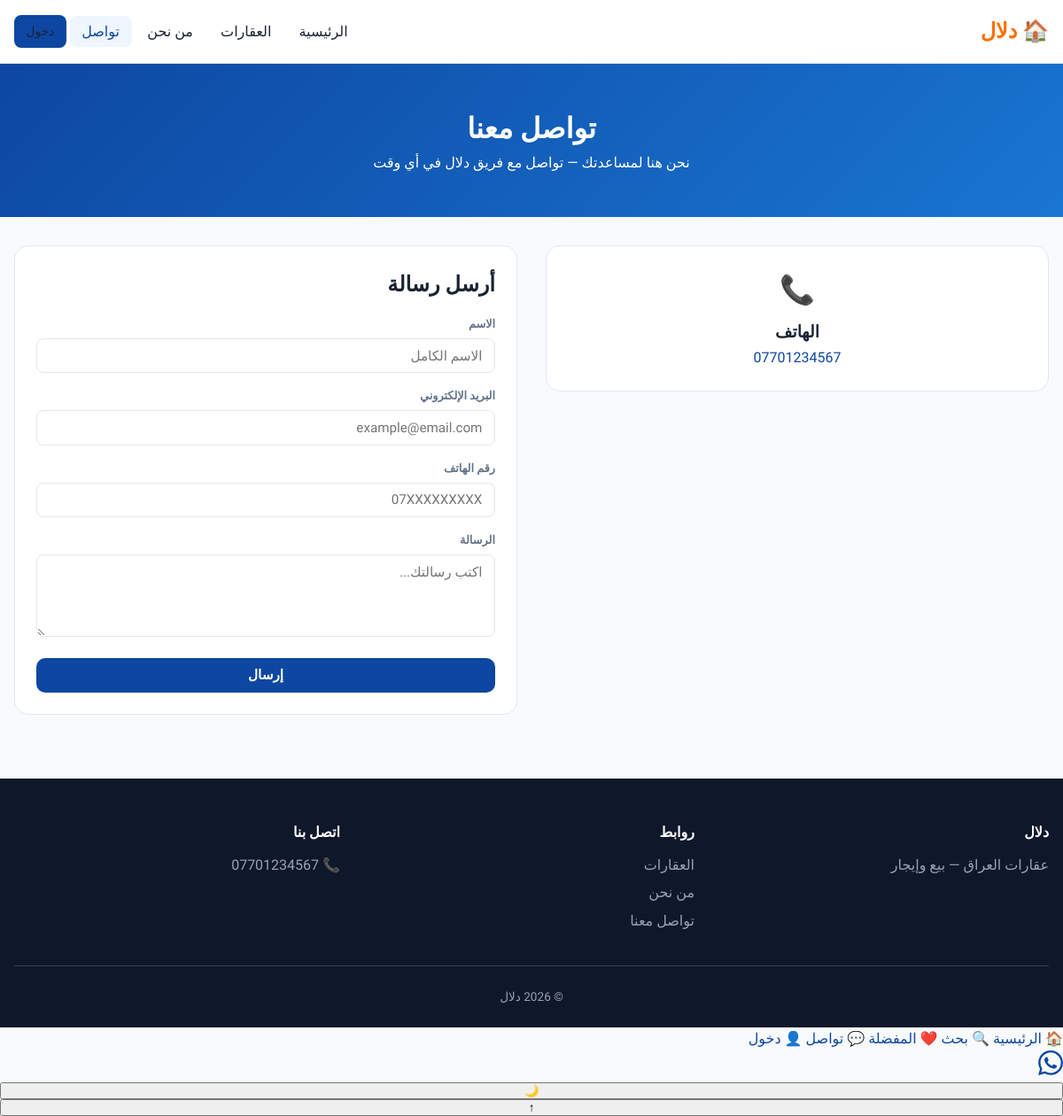
Page /contact/ on the committed database.
### properties/models.py (models this page shows, shortened)
class SiteSettings(models.Model):
    site_name = models.CharField(max_length=100, default='دلال', verbose_name='اسم الموقع')
    tagline = models.CharField(max_length=200, blank=True, verbose_name='الشعار')
    broker_phone = models.CharField(max_length=30, default='07701234567', verbose_name='هاتف التواصل')
    broker_email = models.EmailField(blank=True, verbose_name='البريد')
    broker_address = models.CharField(max_length=300, blank=True, verbose_name='العنوان')
    whatsapp = models.CharField(max_length=30, blank=True, verbose_name='واتساب')
    about_title = models.CharField(max_length=200, default='من نحن', verbose_name='عنوان من نحن')
    about_content = models.TextField(blank=True, verbose_name='محتوى من نحن')
    mission = models.TextField(blank=True, verbose_name='رسالتنا')
    facebook_url = models.URLField(blank=True)
    instagram_url = models.URLField(blank=True)
    meta_description = models.CharField(max_length=300, blank=True, verbose_name='وصف SEO')
    class Meta:
        verbose_name = 'إعدادات الموقع'
        verbose_name_plural = 'إعدادات الموقع'
    @classmethod
    def get_solo(cls):
        obj, _ = cls.objects.get_or_create(pk=1)
        return obj

### properties/views.py (the view)
# urls.py: path('contact/', views.contact_page, name='contact'),
def contact_page(request):
    settings = SiteSettings.get_solo()
    form = MessageForm()
    return render(request, 'properties/contact.html', {
        'settings': settings,
        'form': form,
    })

### properties/forms.py
class MessageForm(forms.ModelForm):
    class Meta:
        model = Message
        fields = ['name', 'email', 'phone', 'message']
        widgets = {
            'message': forms.Textarea(attrs={'rows': 4, 'placeholder': 'اكتب رسالتك...', 'class': 'form-control'}),
            'name': forms.TextInput(attrs={'placeholder': 'الاسم الكامل', 'class': 'form-control'}),
            'email': forms.EmailInput(attrs={'placeholder': 'example@email.com', 'class': 'form-control'}),
            'phone': forms.TextInput(attrs={'placeholder': '07XXXXXXXXX', 'class': 'form-control'}),
        }

### properties/context_processors.py (called while the page is built)
def site_context(request):
    settings = SiteSettings.get_solo()
    return {
        'site_settings': settings,
        'governorates': IRAQ_GOVERNORATES,
        'governorate_cities_json': json.dumps(GOVERNORATE_CITIES, ensure_ascii=False),
    }

### dalal_project.backup/properties/templates/properties/contact.html (shortened to what this page needs)
{% extends 'properties/base.html' %}
{% block content %}
<section class="page-hero">
  <div class="container">
    <h1>تواصل معنا</h1>
    <p>نحن هنا لمساعدتك — تواصل مع فريق دلال في أي وقت</p>
  </div>
</section>
<div class="container contact-grid">
  <div>
    <div class="contact-card" style="margin-bottom:1rem">
      <div class="icon">📞</div>
      <h3>الهاتف</h3>
      <p><a href="tel:{{ settings.broker_phone }}">{{ settings.broker_phone }}</a></p>
    </div>
  </div>
  <div class="form-card">
    <h2 style="margin-bottom:1rem">أرسل رسالة</h2>
    <form method="post" action="{% url 'send_message' %}">
      <div class="form-group" style="margin-bottom:1rem">
        <label>{{ form.name.label }}</label>
        {{ form.name }}
      </div>
      <div class="form-group" style="margin-bottom:1rem">
        <label>{{ form.email.label }}</label>
        {{ form.email }}
      </div>
      <div class="form-group" style="margin-bottom:1rem">
        <label>{{ form.phone.label }}</label>
        {{ form.phone }}
      </div>
      <div class="form-group" style="margin-bottom:1rem">
        <label>{{ form.message.label }}</label>
        {{ form.message }}
      </div>
      <button type="submit" class="btn btn-primary" style="width:100%">إرسال</button>
    </form>
  </div>
</div>
{% endblock %}

### dalal_project.backup/properties/templates/properties/base.html (shortened to what this page needs)
{% load static %}
<!DOCTYPE html>
<html lang="ar" dir="rtl">
<head>
  <link rel="stylesheet" href="{% static 'css/dalal.css' %}">
  <link rel="stylesheet" href="https://unpkg.com/leaflet@1.9.4/dist/leaflet.css">
</head>
<body class="{% block body_class %}{% endblock %}">
  <nav class="navbar">
    <div class="container nav-container">
      <a href="{% url 'home' %}" class="logo">🏠 <span>دلال</span></a>
      <ul class="nav-links">
        <li><a href="{% url 'home' %}" data-nav="home">الرئيسية</a></li>
        <li><a href="{% url 'home' %}#properties" data-nav="properties">العقارات</a></li>
        <li><a href="{% url 'about' %}" data-nav="about">من نحن</a></li>
        <li><a href="{% url 'contact' %}" data-nav="contact">تواصل</a></li>
        {% if user.is_authenticated and user.is_staff %}
          <li><a href="{% url 'dashboard' %}" data-nav="dashboard">لوحة التحكم</a></li>
          <li><a href="{% url 'logout' %}">خروج</a></li>
        {% else %}
          <li class="nav-desktop-only"><a href="{% url 'login' %}" class="btn btn-primary btn-sm">دخول</a></li>
        {% endif %}
      </ul>
    </div>
  </nav>
  <main class="main-content">{% block content %}{% endblock %}</main>
  <footer class="footer">
    <div class="container">
      <div class="footer-grid">
        <div>
          <h4>{{ site_settings.site_name|default:'دلال' }}</h4>
          <p>{{ site_settings.tagline|default:'عقارات العراق — بيع وإيجار' }}</p>
        </div>
        <div>
          <h4>روابط</h4>
          <ul>
            <li><a href="{% url 'home' %}">العقارات</a></li>
            <li><a href="{% url 'about' %}">من نحن</a></li>
            <li><a href="{% url 'contact' %}">تواصل معنا</a></li>
          </ul>
        </div>
        <div>
          <h4>اتصل بنا</h4>
          <ul>
            <li><a href="tel:{{ site_settings.broker_phone }}">📞 {{ site_settings.broker_phone }}</a></li>
          </ul>
        </div>
      </div>
      <div class="footer-bottom">
        <p>© {% now "Y" %} {{ site_settings.site_name|default:'دلال' }}</p>
      </div>
    </div>
  </footer>
  <nav class="mobile-bottom-nav" aria-label="تنقل سريع">
    <a href="{% url 'home' %}" class="bottom-nav-item" data-nav="home">
      <span class="bottom-nav-icon">🏠</span>
      <span>الرئيسية</span>
    </a>
    <a href="{% url 'home' %}#search" class="bottom-nav-item" data-nav="search">
      <span class="bottom-nav-icon">🔍</span>
      <span>بحث</span>
    </a>
    <a href="{% url 'home' %}#favorites" class="bottom-nav-item" data-nav="favorites" id="nav-favorites">
      <span class="bottom-nav-icon">❤️</span>
      <span>المفضلة</span>
    </a>
    <a href="{% url 'contact' %}" class="bottom-nav-item" data-nav="contact">
      <span class="bottom-nav-icon">💬</span>
      <span>تواصل</span>
    </a>
    {% if user.is_authenticated and user.is_staff %}
    <a href="{% url 'dashboard' %}" class="bottom-nav-item" data-nav="dashboard">
      <span class="bottom-nav-icon">⚙️</span>
      <span>الإدارة</span>
    </a>
    {% else %}
    <a href="{% url 'login' %}" class="bottom-nav-item" data-nav="login">
      <span class="bottom-nav-icon">👤</span>
      <span>دخول</span>
    </a>
    {% endif %}
  </nav>
  {% if site_settings.whatsapp or site_settings.broker_phone %}
  <a href="https://wa.me/{{ site_settings.whatsapp|default:site_settings.broker_phone }}" class="fab-whatsapp" target="_blank" rel="noopener" aria-label="واتساب">
  </a>
  {% endif %}
  <button type="button" class="theme-toggle" id="theme-toggle" aria-label="الوضع الليلي">🌙</button>
  <button type="button" class="back-to-top" id="back-to-top" aria-label="أعلى">↑</button>
</body>
</html>

### static/css/dalal.css (style rules this page uses)
:root { --primary: #0d47a1; --primary-dark: #0a3d8f; --primary-light: #1565c0; --accent: #ff6f00; --accent-hover: #e65100; --success: #2e7d32; --danger: #c62828; --warning: #f57c00; --bg: #f8fafc; --bg-card: #ffffff; --text: #1a2332; --text-muted: #64748b; --border: #e2e8f0; --shadow: 0 4px 24px rgba(15, 23, 42, 0.08); --shadow-lg: 0 12px 40px rgba(15, 23, 42, 0.12); --radius: 12px; --radius-lg: 16px; --nav-h: 72px; --transition: 0.2s ease; }
*, *::before, *::after { box-sizing: border-box; margin: 0; padding: 0; }
html { scroll-behavior: smooth; }
body { font-family: 'Tajawal', system-ui, sans-serif; background: var(--bg); color: var(--text); line-height: 1.6; min-height: 100vh; display: flex; flex-direction: column; }
a { color: var(--primary); text-decoration: none; transition: color var(--transition); }
.container { width: min(1200px, 100% - 2rem); margin-inline: auto; }
.navbar { position: sticky; top: 0; z-index: 1000; background: rgba(255, 255, 255, 0.95); backdrop-filter: blur(12px); border-bottom: 1px solid var(--border); height: var(--nav-h); }
.nav-container { display: flex; align-items: center; justify-content: space-between; height: 100%; gap: 1rem; }
.logo { font-size: 1.5rem; font-weight: 800; color: var(--primary); display: flex; align-items: center; gap: 0.35rem; }
.logo span { color: var(--accent); }
.nav-links { display: flex; list-style: none; gap: 0.25rem; align-items: center; }
.nav-links a { color: var(--text); font-weight: 500; padding: 0.5rem 0.85rem; border-radius: 8px; }
.nav-links a:hover, .nav-links a.active { background: #eff6ff; color: var(--primary); }
.btn { display: inline-flex; align-items: center; justify-content: center; gap: 0.4rem; padding: 0.65rem 1.25rem; font-family: inherit; font-size: 0.95rem; font-weight: 600; border: none; border-radius: 10px; cursor: pointer; transition: all var(--transition); text-decoration: none; }
.btn-primary { background: var(--primary); color: #fff; }
.btn-sm { padding: 0.4rem 0.85rem; font-size: 0.85rem; }
.form-group label { display: block; font-size: 0.8rem; font-weight: 600; color: var(--text-muted); margin-bottom: 0.35rem; }
.form-control, select.form-control, input.form-control, textarea.form-control { width: 100%; padding: 0.6rem 0.85rem; border: 1px solid var(--border); border-radius: 8px; font-family: inherit; font-size: 0.95rem; background: #fff; color: var(--text); transition: border-color var(--transition), box-shadow var(--transition); }
.form-card { background: var(--bg-card); padding: 1.5rem; border-radius: var(--radius-lg); border: 1px solid var(--border); margin-bottom: 1.5rem; }
.page-hero { background: linear-gradient(135deg, #0d47a1, #1976d2); color: #fff; padding: 3rem 0; text-align: center; }
.page-hero h1 { font-size: 2rem; font-weight: 800; }
.contact-grid { display: grid; grid-template-columns: 1fr 1fr; gap: 2rem; padding: 2rem 0 3rem; }
.contact-card { background: var(--bg-card); padding: 1.5rem; border-radius: var(--radius-lg); border: 1px solid var(--border); text-align: center; }
.contact-card .icon { font-size: 2rem; margin-bottom: 0.5rem; }
.footer { margin-top: auto; background: #0f172a; color: #94a3b8; padding: 3rem 0 1.5rem; }
.footer-grid { display: grid; grid-template-columns: repeat(auto-fit, minmax(200px, 1fr)); gap: 2rem; margin-bottom: 2rem; }
.footer h4 { color: #fff; margin-bottom: 0.75rem; font-size: 1rem; }
.footer ul { list-style: none; }
.footer li { margin-bottom: 0.35rem; }
.footer a { color: #94a3b8; }
.footer-bottom { text-align: center; padding-top: 1.5rem; border-top: 1px solid #334155; font-size: 0.85rem; }

### rows in the picture
SiteSettings: broker_phone "07701234567", site_name "دلال", tagline "عقارات العراق — بيع وإيجار"
